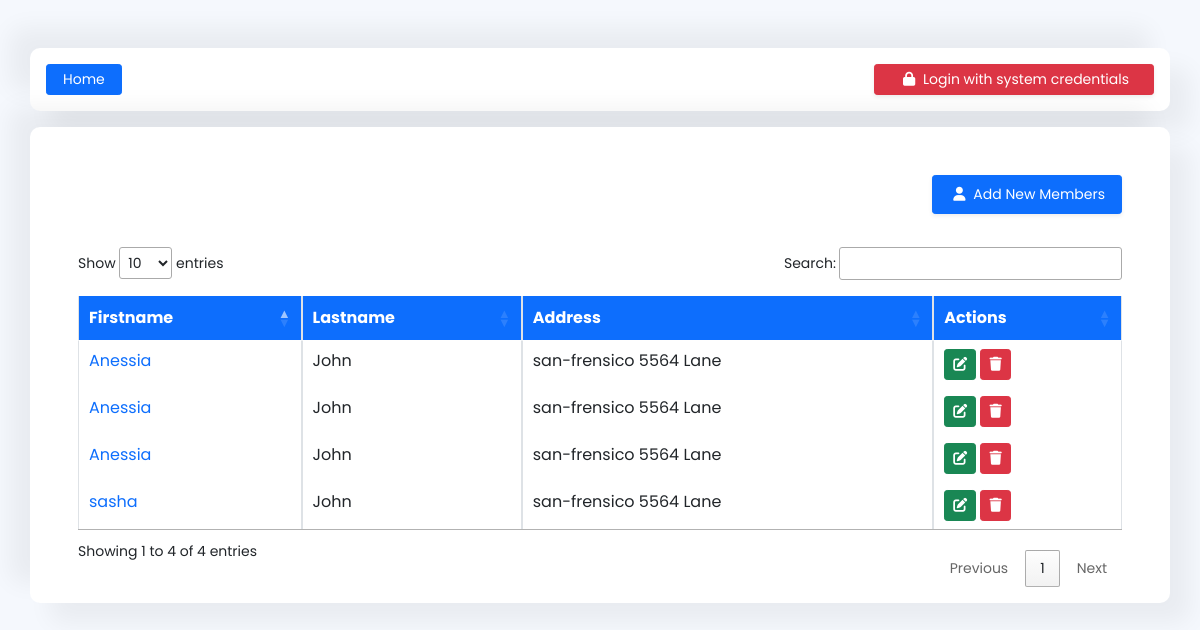
Before: / with the older database file.
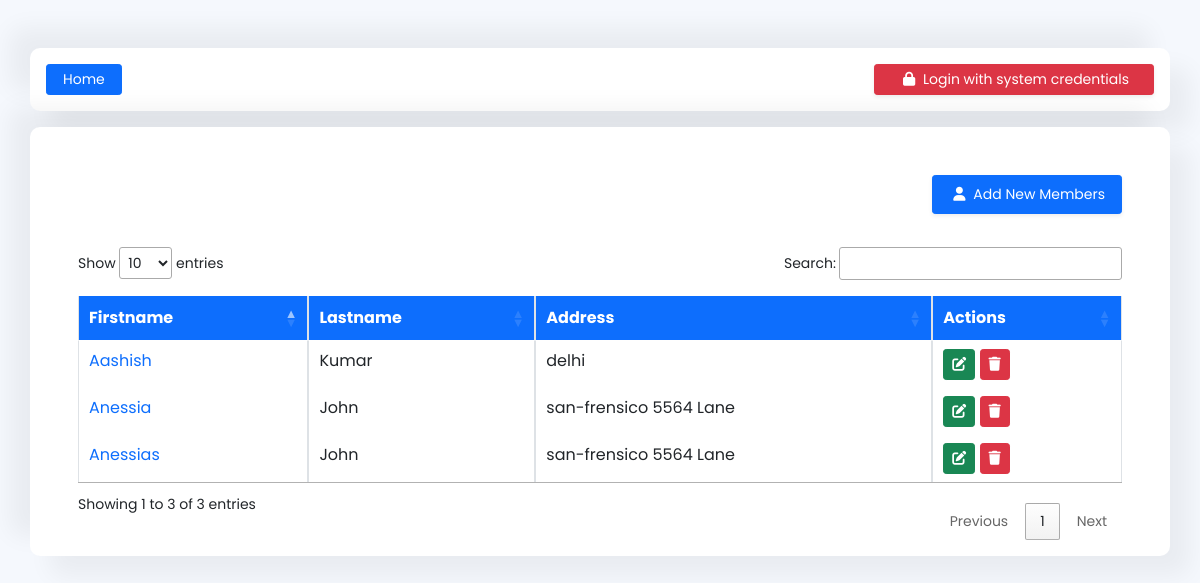
After: the same page with the newer database file.
### myapp/models.py (models this page shows, shortened)
class Member(models.Model):
    firstname = models.CharField(max_length=50)
    lastname = models.CharField(max_length=50)
    address = models.CharField(max_length=50)

### myapp/views.py (the view, shortened to what this page needs)
# urls.py: path('', views.IndexView.as_view(), name='index'),
class IndexView(View):
    def get(self,request):
        all_member = Member.objects.all()
        return render(request,'datatables/index.html',{'all_members':all_member})

### myapp/templates/datatables/index.html (shortened to what this page needs)
{% extends 'datatables/base.html' %}
{% block body %}
<div class="table-responsive px-5 pb-3 bg-white">
  <p class="mt-5">
    <button type="button" class="btn btn-primary px-3 py-2 shadow-sm btn-sm float-end" data-bs-toggle="modal" data-bs-target="#addnewmember">
      <i class="fa-solid fa-user mx-1"></i> Add New Members
    </button>
  </p>
  <br>
  <br>
  <br>
  <table id="table" class="table table-bordered table-sm">
    <thead class="bg-primary text-white">
        <tr>
            <th>Firstname</th>
            <th>Lastname</th>
            <th>Address</th>
            <th>Actions</th>
        </tr>
    </thead>
    <tbody>
        {% for member in all_members %}
        <tr>
            <td>
              <a href="{% url 'show-int' member.id %}" id="firstname{{member.id}}">{{ member.firstname }}</a>
            </td>
            <td>
              <span id="lastname{{member.id}}">{{ member.lastname }}</span>
            </td>
            <td>{{ member.address  }}</td>
            <td>
              <div id="member-action-section{{member.id}}">
                <a id="{{member.id}}" onclick="editFields(this)" class="btn btn-sm btn-success">
                  <i class="fa-solid fa-pen-to-square"></i>
                </a>
                <a href="" id="delete-member-btn{{member.id}}" class="btn btn-sm btn-danger" data-bs-toggle="modal" data-bs-target="#deletemember{{member.id}}">
                  <i class="fa-solid fa-trash"></i>
                </a>
              </div>
            </td>
        </tr>
        {% endfor %}
    </tbody>
</table>
</div>
{% endblock %}

### myapp/templates/datatables/base.html (shortened to what this page needs)
<!DOCTYPE html>
<html lang="en">
<head>
    <link rel="stylesheet" type="text/css" href="https://cdn.jsdelivr.net/npm/bootstrap@5.0.2/dist/css/bootstrap.min.css"/>
    <link rel = "stylesheet" type = "text/css" href = "https://cdn.datatables.net/1.11.5/css/jquery.dataTables.min.css"/>
   <link rel="stylesheet" href="https://use.fontawesome.com/releases/v6.0.0/css/solid.css"/>
   <link rel="stylesheet" href="https://use.fontawesome.com/releases/v6.0.0/css/fontawesome.css"/>
</head>
<body>
<div class="container mt-5">
    <div class="row">
        <div class="top-head mb-3 nav-bar p-3 bg-white">
            <div>
                <a href="{% url 'index' %}" class="btn btn-sm btn-primary px-3">Home</a>
            </div>
            {% if user.is_authenticated %}
                <form action="/logout/" method="post">
                    {% csrf_token %}
                    <button class="btn btn-danger px-4 shadow-sm btn-sm"><i class="fa-solid fa-arrow-right-from-bracket mx-1"></i> Logout</button>
                </form>
            {% else %}
                <div>
                    <form action="/login/" method="post">
                        <button class="btn btn-danger px-4 shadow-sm btn-sm" name="system-cred"><i class="fa-solid fa-lock mx-1"></i> Login with system credentials</button>
                    </form>
                </div>
            {% endif %}
        </div>
        {% block body %}
        {% endblock %}
    </div>
</div>
</body>
</html>

### myapp/templates/datatables/base.html (style rules this page uses)
* { margin:0; padding:0; box-sizing: border-box; font-family: 'Poppins', sans-serif; }
body { background-color: #F5F8FD; }
.nav-bar { box-shadow: -20px -20px 25px rgba(0, 0, 0, 0.05), 20px 20px 25px rgba(0, 0, 0, 0.05); border-radius: 10px; }
.top-head { display:flex; justify-content: space-between; }

### myapp/templates/datatables/index.html (style rules this page uses)
.table-responsive { border-radius: 10px; box-shadow: -20px -20px 25px rgba(0, 0, 0, 0.05), 20px 20px 25px rgba(0, 0, 0, 0.05); }
a { text-decoration: none; }

Changed rows visible on the page:
removed Member: firstname "sasha", lastname "John", address "san-frensico 5564 Lane"
removed Member: firstname "Anessia", lastname "John", address "san-frensico 5564 Lane"
removed Member: firstname "Anessia", lastname "John", address "san-frensico 5564 Lane"
added Member: firstname "Aashish", lastname "Kumar", address "delhi"
added Member: firstname "Anessias", lastname "John", address "san-frensico 5564 Lane"
Other visible differences:
text written by a page script: "Show entries Search: Showing 1 to 4 of 4 entries Previous 1 Next" → "Show entries Search: Showing 1 to 3 of 3 entries Previous 1 Next"
